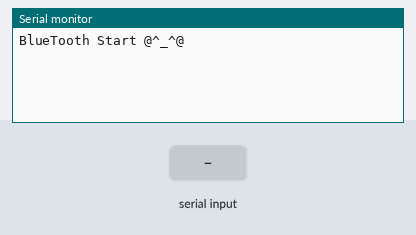
Recording of a sketch running on a simulated Arduino Uno, built with avr-gcc and run on an emulated ATmega328P. Parts: the last lines printed to the serial monitor. Inputs (shaded band) come from the test bench.

Above: at 1.2 s.
1.3 s: "1" received over the second serial link
At 2.1 s:
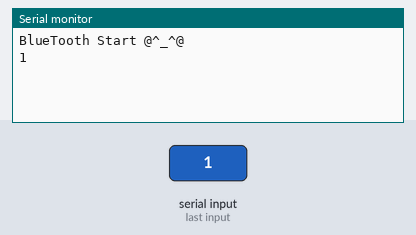
2.8 s: "2" received over the second serial link
At 3.2 s:
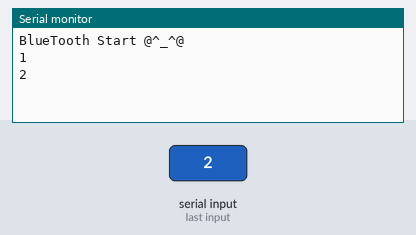

The sketch:

HC-05_03.ino
```cpp
#include <SoftwareSerial.h>
SoftwareSerial bt(10,11);

void setup() {
  bt.begin(38400);
  Serial.begin(38400);
  while(!Serial)
  {
    ;
  }
  Serial.println("BlueTooth Start @^_^@");
}

void loop() {
  if (bt.available()>0)
  {
    char ch=bt.read();
    Serial.println(ch);
    if (ch=='1')
    {
      bt.write("Hello World!!");
    }
    if (ch=='2')
    {
      bt.write("大家好~~");
    }
    if (ch=='3')
    {
      bt.write("Test Message");
    }
    if (ch=='4')
    {
      bt.write("BT On");
    }
  }

}
```

Measured:
- after the input at 1.3 s, the serial monitor: prints a new line at once (image 1)
- after the input at 2.8 s, the serial monitor: prints a new line at once (image 2)
